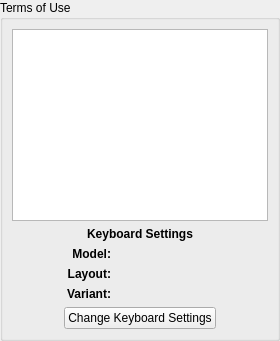
         <widget class="QWidget" name="pageTerms">
          <layout class="QGridLayout">
           <property name="leftMargin">
            <number>0</number>
           </property>
           <property name="topMargin">
            <number>0</number>
           </property>
           <property name="rightMargin">
            <number>0</number>
           </property>
           <property name="bottomMargin">
            <number>0</number>
           </property>
           <item row="0" column="0">
            <widget class="QGroupBox" name="boxCopyright">
             <property name="sizePolicy">
              <sizepolicy hsizetype="MinimumExpanding" vsizetype="MinimumExpanding">
               <horstretch>0</horstretch>
               <verstretch>0</verstretch>
              </sizepolicy>
             </property>
             <property name="title">
              <string>Terms of Use</string>
             </property>
             <layout class="QGridLayout">
              <item row="0" column="0">
               <widget class="QPlainTextEdit" name="textCopyright">
                <property name="sizePolicy">
                 <sizepolicy hsizetype="MinimumExpanding" vsizetype="MinimumExpanding">
                  <horstretch>0</horstretch>
                  <verstretch>0</verstretch>
                 </sizepolicy>
                </property>
                <property name="acceptDrops">
                 <bool>false</bool>
                </property>
                <property name="textInteractionFlags">
                 <set>Qt::TextSelectableByKeyboard|Qt::TextSelectableByMouse</set>
                </property>
               </widget>
              </item>
              <item row="1" column="0">
               <layout class="QGridLayout">
                <item row="4" column="3">
                 <widget class="QLabel" name="labelKeyboardLayout"/>
                </item>
                <item row="1" column="1" rowspan="2" colspan="3">
                 <widget class="QLabel" name="labelKeyboardSettings">
                  <property name="font">
                   <font>
                    <weight>75</weight>
                    <bold>true</bold>
                   </font>
                  </property>
                  <property name="text">
                   <string>Keyboard Settings</string>
                  </property>
                  <property name="alignment">
                   <set>Qt::AlignCenter</set>
                  </property>
                 </widget>
                </item>
                <item row="3" column="1">
                 <widget class="QLabel" name="labelKeyboard1">
                  <property name="font">
                   <font>
                    <weight>75</weight>
                    <bold>true</bold>
                   </font>
                  </property>
                  <property name="text">
                   <string>Model:</string>
                  </property>
                  <property name="alignment">
                   <set>Qt::AlignRight|Qt::AlignTrailing|Qt::AlignVCenter</set>
                  </property>
                 </widget>
                </item>
                <item row="5" column="1">
                 <widget class="QLabel" name="labelKeyboard3">
                  <property name="font">
                   <font>
                    <weight>75</weight>
                    <bold>true</bold>
                   </font>
                  </property>
                  <property name="text">
                   <string>Variant:</string>
                  </property>
                  <property name="alignment">
                   <set>Qt::AlignRight|Qt::AlignTrailing|Qt::AlignVCenter</set>
                  </property>
                 </widget>
                </item>
                <item row="5" column="3">
                 <widget class="QLabel" name="labelKeyboardVariant"/>
                </item>
                <item row="1" column="0" rowspan="2">
                 <spacer>
                  <property name="orientation">
                   <enum>Qt::Horizontal</enum>
                  </property>
                  <property name="sizeHint" stdset="0">
                   <size>
                    <width>0</width>
                    <height>0</height>
                   </size>
                  </property>
                 </spacer>
                </item>
                <item row="6" column="1" colspan="3">
                 <widget class="QPushButton" name="pushSetKeyboard">
                  <property name="cursor">
                   <cursorShape>PointingHandCursor</cursorShape>
                  </property>
                  <property name="text">
                   <string>Change Keyboard Settings</string>
                  </property>
                 </widget>
                </item>
                <item row="4" column="1">
                 <widget class="QLabel" name="labelKeyboard2">
                  <property name="font">
                   <font>
                    <weight>75</weight>
                    <bold>true</bold>
                   </font>
                  </property>
                  <property name="text">
                   <string>Layout:</string>
                  </property>
                  <property name="alignment">
                   <set>Qt::AlignRight|Qt::AlignTrailing|Qt::AlignVCenter</set>
                  </property>
                 </widget>
                </item>
                <item row="1" column="4" rowspan="2">
                 <spacer>
                  <property name="orientation">
                   <enum>Qt::Horizontal</enum>
                  </property>
                  <property name="sizeHint" stdset="0">
                   <size>
                    <width>0</width>
                    <height>0</height>
                   </size>
                  </property>
                 </spacer>
                </item>
                <item row="3" column="3">
                 <widget class="QLabel" name="labelKeyboardModel"/>
                </item>
               </layout>
              </item>
             </layout>
            </widget>
           </item>
          </layout>
         </widget>
